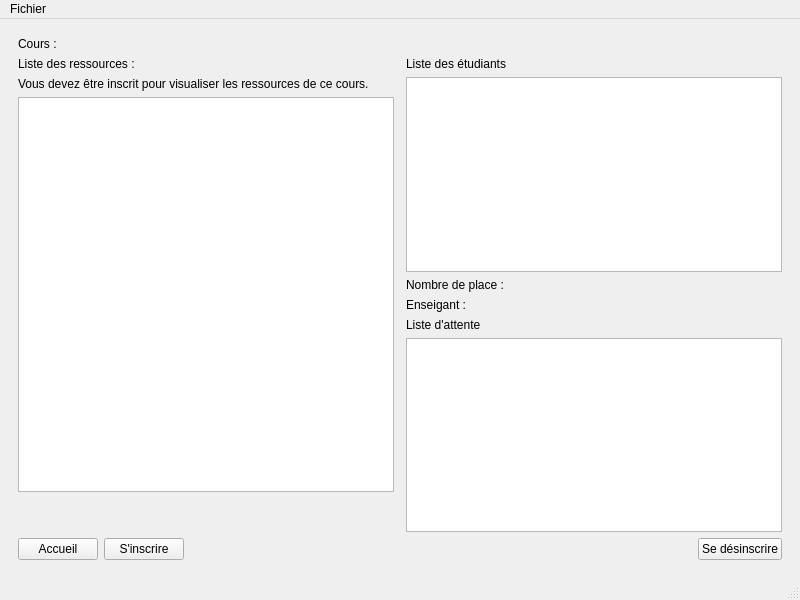
<?xml version="1.0" encoding="UTF-8"?>
<ui version="4.0">
 <class>MainWindow</class>
 <widget class="QMainWindow" name="MainWindow">
  <property name="geometry">
   <rect>
    <x>0</x>
    <y>0</y>
    <width>800</width>
    <height>600</height>
   </rect>
  </property>
  <property name="windowTitle">
   <string>CPOA - Projet Arche</string>
  </property>
  <property name="windowOpacity">
   <double>1.000000000000000</double>
  </property>
  <widget class="QWidget" name="centralwidget">
   <layout class="QGridLayout" name="gridLayout_4">
    <item row="0" column="0">
     <widget class="QStackedWidget" name="stackedWidget">
      <property name="currentIndex">
       <number>2</number>
      </property>
      <widget class="QWidget" name="ConnectionInscription">
       <layout class="QGridLayout" name="gridLayout_3">
        <item row="3" column="0" colspan="3">
         <spacer name="verticalSpacer">
          <property name="orientation">
           <enum>Qt::Vertical</enum>
          </property>
          <property name="sizeHint" stdset="0">
           <size>
            <width>20</width>
            <height>40</height>
           </size>
          </property>
         </spacer>
        </item>
        <item row="6" column="0" colspan="3">
         <spacer name="verticalSpacer_2">
          <property name="orientation">
           <enum>Qt::Vertical</enum>
          </property>
          <property name="sizeHint" stdset="0">
           <size>
            <width>20</width>
            <height>40</height>
           </size>
          </property>
         </spacer>
        </item>
        <item row="4" column="1">
         <widget class="Line" name="line">
          <property name="orientation">
           <enum>Qt::Vertical</enum>
          </property>
         </widget>
        </item>
        <item row="4" column="0">
         <layout class="QGridLayout" name="gridLayout_7">
          <item row="1" column="0">
           <widget class="QLabel" name="label">
            <property name="text">
             <string>Login</string>
            </property>
           </widget>
          </item>
          <item row="4" column="1">
           <widget class="QPushButton" name="Connexion">
            <property name="text">
             <string>Se connecter</string>
            </property>
           </widget>
          </item>
          <item row="2" column="1">
           <widget class="QLineEdit" name="lineMdp">
            <property name="echoMode">
             <enum>QLineEdit::Password</enum>
            </property>
            <property name="clearButtonEnabled">
             <bool>false</bool>
            </property>
           </widget>
          </item>
          <item row="1" column="1">
           <widget class="QLineEdit" name="lineLogin"/>
          </item>
          <item row="2" column="0">
           <widget class="QLabel" name="label_2">
            <property name="text">
             <string>Mot de passe</string>
            </property>
           </widget>
          </item>
          <item row="3" column="1">
           <spacer name="verticalSpacer_5">
            <property name="orientation">
             <enum>Qt::Vertical</enum>
            </property>
            <property name="sizeHint" stdset="0">
             <size>
              <width>20</width>
              <height>40</height>
             </size>
            </property>
           </spacer>
          </item>
          <item row="0" column="0" colspan="2">
           <widget class="QLabel" name="label_9">
            <property name="font">
             <font>
              <pointsize>29</pointsize>
              <weight>75</weight>
              <bold>true</bold>
              <kerning>true</kerning>
             </font>
            </property>
            <property name="autoFillBackground">
             <bool>false</bool>
            </property>
            <property name="text">
             <string>Connexion</string>
            </property>
            <property name="alignment">
             <set>Qt::AlignCenter</set>
            </property>
           </widget>
          </item>
         </layout>
        </item>
        <item row="4" column="2">
         <layout class="QGridLayout" name="gridLayout_6">
          <item row="5" column="1">
           <widget class="QPushButton" name="pushButtonInscription">
            <property name="text">
             <string>S'inscrire</string>
            </property>
           </widget>
          </item>
          <item row="2" column="0">
           <widget class="QLabel" name="label_12">
            <property name="text">
             <string>Mot de passe</string>
            </property>
           </widget>
          </item>
          <item row="3" column="0">
           <widget class="QLabel" name="label_13">
            <property name="text">
             <string>Type de compte</string>
            </property>
           </widget>
          </item>
          <item row="1" column="0">
           <widget class="QLabel" name="label_11">
            <property name="text">
             <string>Login</string>
            </property>
           </widget>
          </item>
          <item row="2" column="1">
           <widget class="QLineEdit" name="lineMdpInscription">
            <property name="echoMode">
             <enum>QLineEdit::Password</enum>
            </property>
           </widget>
          </item>
          <item row="1" column="1">
           <widget class="QLineEdit" name="lineLoginInscription"/>
          </item>
          <item row="0" column="1">
           <widget class="QLabel" name="label_10">
            <property name="font">
             <font>
              <pointsize>29</pointsize>
              <weight>75</weight>
              <bold>true</bold>
             </font>
            </property>
            <property name="text">
             <string>Inscription</string>
            </property>
            <property name="alignment">
             <set>Qt::AlignCenter</set>
            </property>
           </widget>
          </item>
          <item row="3" column="1">
           <widget class="QComboBox" name="comboBoxTypeCompte">
            <item>
             <property name="text">
              <string>Étudiant</string>
             </property>
            </item>
            <item>
             <property name="text">
              <string>Enseigant</string>
             </property>
            </item>
            <item>
             <property name="text">
              <string>Administrateur</string>
             </property>
            </item>
           </widget>
          </item>
          <item row="4" column="1">
           <spacer name="verticalSpacer_7">
            <property name="orientation">
             <enum>Qt::Vertical</enum>
            </property>
            <property name="sizeHint" stdset="0">
             <size>
              <width>20</width>
              <height>40</height>
             </size>
            </property>
           </spacer>
          </item>
         </layout>
        </item>
       </layout>
      </widget>
      <widget class="QWidget" name="Accueil">
       <layout class="QGridLayout" name="gridLayout">
        <item row="1" column="0">
         <layout class="QGridLayout" name="gridLayout_2">
          <item row="3" column="1">
           <layout class="QVBoxLayout" name="verticalLayout_5">
            <item>
             <widget class="QLabel" name="label_CoursPropose">
              <property name="text">
               <string>Liste des cours proposés :</string>
              </property>
             </widget>
            </item>
            <item>
             <widget class="QListView" name="listViewCoursPropose">
              <property name="editTriggers">
               <set>QAbstractItemView::NoEditTriggers</set>
              </property>
             </widget>
            </item>
            <item>
             <spacer name="verticalSpacer_6">
              <property name="orientation">
               <enum>Qt::Vertical</enum>
              </property>
              <property name="sizeHint" stdset="0">
               <size>
                <width>20</width>
                <height>40</height>
               </size>
              </property>
             </spacer>
            </item>
            <item>
             <spacer name="horizontalSpacer">
              <property name="orientation">
               <enum>Qt::Horizontal</enum>
              </property>
              <property name="sizeHint" stdset="0">
               <size>
                <width>40</width>
                <height>20</height>
               </size>
              </property>
             </spacer>
            </item>
           </layout>
          </item>
          <item row="3" column="0">
           <layout class="QVBoxLayout" name="verticalLayout">
            <item>
             <widget class="QLabel" name="label_4">
              <property name="text">
               <string>Liste des cours suivis :</string>
              </property>
             </widget>
            </item>
            <item>
             <widget class="QListView" name="listCoursSuivis">
              <property name="editTriggers">
               <set>QAbstractItemView::NoEditTriggers</set>
              </property>
             </widget>
            </item>
            <item>
             <spacer name="verticalSpacer_3">
              <property name="orientation">
               <enum>Qt::Vertical</enum>
              </property>
              <property name="sizeHint" stdset="0">
               <size>
                <width>20</width>
                <height>40</height>
               </size>
              </property>
             </spacer>
            </item>
           </layout>
          </item>
          <item row="3" column="2">
           <layout class="QVBoxLayout" name="verticalLayout_2">
            <item>
             <widget class="QLabel" name="label_5">
              <property name="text">
               <string>Liste des cours :</string>
              </property>
             </widget>
            </item>
            <item>
             <widget class="QListView" name="listCours">
              <property name="editTriggers">
               <set>QAbstractItemView::NoEditTriggers</set>
              </property>
             </widget>
            </item>
            <item>
             <spacer name="verticalSpacer_4">
              <property name="orientation">
               <enum>Qt::Vertical</enum>
              </property>
              <property name="sizeHint" stdset="0">
               <size>
                <width>20</width>
                <height>40</height>
               </size>
              </property>
             </spacer>
            </item>
           </layout>
          </item>
          <item row="6" column="0">
           <layout class="QHBoxLayout" name="horizontalLayout_2">
            <item>
             <widget class="QPushButton" name="buttonDeconnexion">
              <property name="autoFillBackground">
               <bool>false</bool>
              </property>
              <property name="text">
               <string>Déconnexion</string>
              </property>
              <property name="autoDefault">
               <bool>false</bool>
              </property>
             </widget>
            </item>
            <item>
             <spacer name="horizontalSpacer_4">
              <property name="orientation">
               <enum>Qt::Horizontal</enum>
              </property>
              <property name="sizeHint" stdset="0">
               <size>
                <width>40</width>
                <height>20</height>
               </size>
              </property>
             </spacer>
            </item>
           </layout>
          </item>
          <item row="0" column="0" colspan="3">
           <widget class="QLabel" name="label_3">
            <property name="font">
             <font>
              <pointsize>30</pointsize>
             </font>
            </property>
            <property name="text">
             <string>Titre</string>
            </property>
           </widget>
          </item>
         </layout>
        </item>
       </layout>
      </widget>
      <widget class="QWidget" name="Cours">
       <layout class="QGridLayout" name="gridLayout_5">
        <item row="4" column="0">
         <layout class="QHBoxLayout" name="horizontalLayout">
          <item>
           <widget class="QPushButton" name="pushButtonAccueil">
            <property name="text">
             <string>Accueil</string>
            </property>
           </widget>
          </item>
          <item>
           <widget class="QPushButton" name="inscrirecours">
            <property name="text">
             <string>S'inscrire</string>
            </property>
           </widget>
          </item>
          <item>
           <spacer name="horizontalSpacer_5">
            <property name="orientation">
             <enum>Qt::Horizontal</enum>
            </property>
            <property name="sizeHint" stdset="0">
             <size>
              <width>40</width>
              <height>20</height>
             </size>
            </property>
           </spacer>
          </item>
         </layout>
        </item>
        <item row="1" column="0" colspan="3">
         <widget class="QLabel" name="labelNomCours">
          <property name="text">
           <string>Cours :</string>
          </property>
         </widget>
        </item>
        <item row="2" column="2">
         <layout class="QVBoxLayout" name="verticalLayout_3">
          <item>
           <widget class="QLabel" name="label_7">
            <property name="text">
             <string>Liste des étudiants</string>
            </property>
           </widget>
          </item>
          <item>
           <widget class="QListView" name="listPrincipaleEtudiant">
            <property name="editTriggers">
             <set>QAbstractItemView::NoEditTriggers</set>
            </property>
           </widget>
          </item>
          <item>
           <widget class="QLabel" name="labelNombrePlace">
            <property name="text">
             <string>Nombre de place :</string>
            </property>
           </widget>
          </item>
          <item>
           <widget class="QLabel" name="label_NomEnseigant">
            <property name="text">
             <string>Enseigant :</string>
            </property>
           </widget>
          </item>
          <item>
           <widget class="QLabel" name="label_8">
            <property name="text">
             <string>Liste d'attente</string>
            </property>
           </widget>
          </item>
          <item>
           <widget class="QListView" name="listAttenteEtudiant">
            <property name="editTriggers">
             <set>QAbstractItemView::NoEditTriggers</set>
            </property>
           </widget>
          </item>
         </layout>
        </item>
        <item row="2" column="0">
         <layout class="QVBoxLayout" name="verticalLayout_4">
          <item>
           <widget class="QLabel" name="label_6">
            <property name="text">
             <string>Liste des ressources :</string>
            </property>
           </widget>
          </item>
          <item>
           <widget class="QLabel" name="labelpasinscrit">
            <property name="text">
             <string>Vous devez être inscrit pour visualiser les ressources de ce cours.</string>
            </property>
           </widget>
          </item>
          <item>
           <widget class="QListView" name="listRessources">
            <property name="editTriggers">
             <set>QAbstractItemView::NoEditTriggers</set>
            </property>
           </widget>
          </item>
          <item>
           <spacer name="verticalSpacer_8">
            <property name="orientation">
             <enum>Qt::Vertical</enum>
            </property>
            <property name="sizeType">
             <enum>QSizePolicy::Preferred</enum>
            </property>
            <property name="sizeHint" stdset="0">
             <size>
              <width>20</width>
              <height>40</height>
             </size>
            </property>
           </spacer>
          </item>
         </layout>
        </item>
        <item row="4" column="2">
         <layout class="QHBoxLayout" name="horizontalLayout_3">
          <item>
           <spacer name="horizontalSpacer_6">
            <property name="orientation">
             <enum>Qt::Horizontal</enum>
            </property>
            <property name="sizeHint" stdset="0">
             <size>
              <width>40</width>
              <height>20</height>
             </size>
            </property>
           </spacer>
          </item>
          <item>
           <widget class="QPushButton" name="SeDesinscrire">
            <property name="text">
             <string>Se désinscrire</string>
            </property>
           </widget>
          </item>
         </layout>
        </item>
       </layout>
      </widget>
     </widget>
    </item>
   </layout>
  </widget>
  <widget class="QMenuBar" name="menubar">
   <property name="geometry">
    <rect>
     <x>0</x>
     <y>0</y>
     <width>800</width>
     <height>21</height>
    </rect>
   </property>
   <property name="defaultUp">
    <bool>false</bool>
   </property>
   <property name="nativeMenuBar">
    <bool>true</bool>
   </property>
   <widget class="QMenu" name="menuFichier">
    <property name="title">
     <string>Fichier</string>
    </property>
    <addaction name="actionexit"/>
   </widget>
   <addaction name="menuFichier"/>
  </widget>
  <widget class="QStatusBar" name="statusbar"/>
  <action name="actionexit">
   <property name="text">
    <string>Quitter</string>
   </property>
  </action>
 </widget>
 <tabstops>
  <tabstop>lineLogin</tabstop>
  <tabstop>lineMdp</tabstop>
  <tabstop>Connexion</tabstop>
  <tabstop>pushButtonInscription</tabstop>
  <tabstop>listCoursSuivis</tabstop>
  <tabstop>listCours</tabstop>
  <tabstop>buttonDeconnexion</tabstop>
  <tabstop>listPrincipaleEtudiant</tabstop>
  <tabstop>listAttenteEtudiant</tabstop>
  <tabstop>pushButtonAccueil</tabstop>
  <tabstop>SeDesinscrire</tabstop>
 </tabstops>
 <resources/>
 <connections>
  <connection>
   <sender>stackedWidget</sender>
   <signal>currentChanged(int)</signal>
   <receiver>stackedWidget</receiver>
   <slot>setCurrentIndex(int)</slot>
   <hints>
    <hint type="sourcelabel">
     <x>329</x>
     <y>86</y>
    </hint>
    <hint type="destinationlabel">
     <x>450</x>
     <y>89</y>
    </hint>
   </hints>
  </connection>
  <connection>
   <sender>lineMdp</sender>
   <signal>returnPressed()</signal>
   <receiver>Connexion</receiver>
   <slot>click()</slot>
   <hints>
    <hint type="sourcelabel">
     <x>232</x>
     <y>299</y>
    </hint>
    <hint type="destinationlabel">
     <x>226</x>
     <y>391</y>
    </hint>
   </hints>
  </connection>
  <connection>
   <sender>Connexion</sender>
   <signal>clicked()</signal>
   <receiver>MainWindow</receiver>
   <slot>seConnecter()</slot>
   <hints>
    <hint type="sourcelabel">
     <x>226</x>
     <y>391</y>
    </hint>
    <hint type="destinationlabel">
     <x>511</x>
     <y>403</y>
    </hint>
   </hints>
  </connection>
 </connections>
 <slots>
  <slot>seConnecter()</slot>
 </slots>
</ui>
